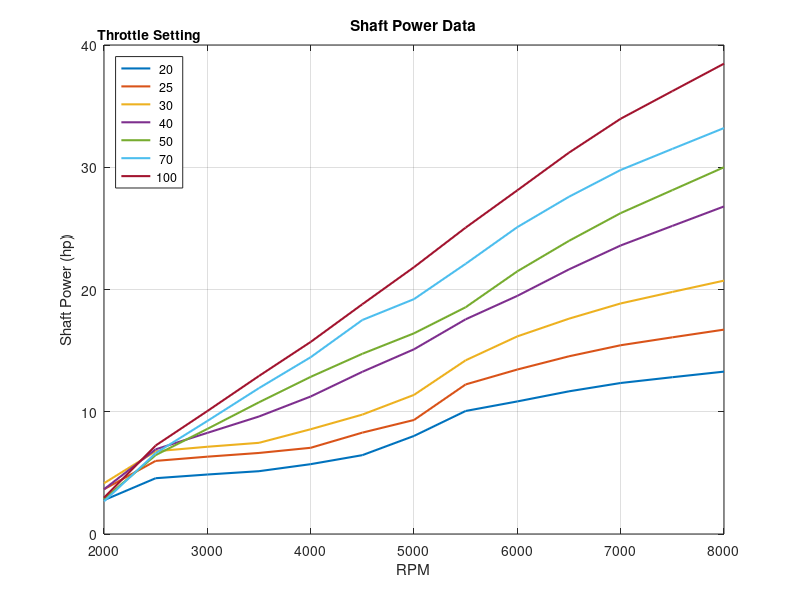
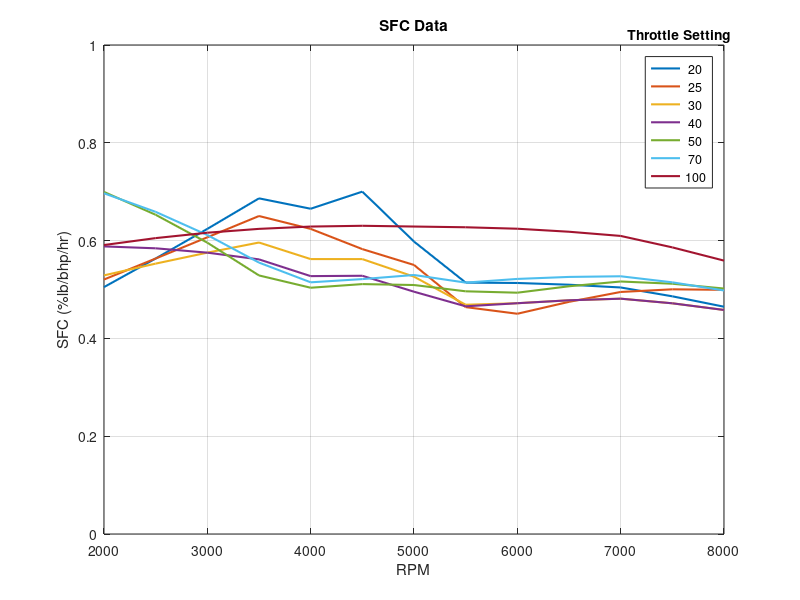

MATLAB code to generate these figures, in order:
clc;clear;close  all
%General Data
power_settings = [20, 25, 30, 40, 50, 70, 100];
RPMs = 2000:500:8000;%Adjusting the RPMS aray based on the rpm range of AR731 data
RPM_pseudo = 3000:500:6500;% the data from ar 731 file was picked for after 3000 for some reason
%Introducing the AR 731 data:
RPM_partials = [2870.712401055409, 3010.52631600000,3500,4005.26315800000,4510.52631600000,5000,5505.26315800000,5978.94736800000,6484.21052600000,6989.47368400000,7510.52631600000,7984.21052600000];
Power_AR_731_original = [9.35361216730038, 10.1140684400000,12.9277566500000,15.7414448700000,18.8593155900000,21.8250950600000,25.0950570300000,27.9847908700000,31.1026616000000,33.9163498100000,36.2737642600000,38.4030418300000];%bhp
Power_AR_731_extrapolated = interp1(RPM_partials,Power_AR_731_original, RPMs,'cubic','extrap');%Hp
%Introducing the TOA data  
%SHAFT POWER DATA
Power_TOA = [[3.0, 3.1, 3.2, 3.5, 4.3, 5.1, 5.4, 5.5]
            [3.9, 4.0, 3.95, 4.5, 5.0, 6.2, 6.7, 6.85]
            [4.4, 4.5, 4.8, 5.3, 6.1, 7.2, 8.05, 8.3]
            [5.1, 5.8, 6.3, 7.2, 8.1, 8.9, 9.7, 10.2]
            [5.3, 6.5, 7.2, 8.0, 8.8, 9.4, 10.7, 11.3]
            [5.7, 7.2, 8.1, 9.5, 10.3, 11.2, 12.5, 13]
            [6.2, 7.8, 8.8, 10.2, 11.7, 12.7, 14, 14.7]];

for i = 1:1:length(Power_TOA(:,1))
    P_Temp(i,:) =  interp1(RPM_pseudo,Power_TOA(i,:),RPMs,'linear','extrap');
end
%Normalizing the arrays
for i = 1:1:length(P_Temp(1,:))  
    P_Temp_normal(:,i) = P_Temp(:,i)./P_Temp(end,i);
end
%Now multiplying with the AR 731 data which is later to be
%converted to kW
%multiplication feasible
figure(1)
for i = 1:1:length(P_Temp_normal(:,1))  
    P_TPS_hp(i,:) = (((P_Temp_normal(i,:)).*(Power_AR_731_extrapolated)));
    plot(RPMs, P_TPS_hp(i,:), 'LineWidth',1.5);hold on
end
P_TPS = (1/1.34102)*P_TPS_hp; %kW
l1 = legend(num2str(power_settings'),'Location','NorthWest'); xlabel('RPM');ylabel('Shaft Power (hp)')
title('Shaft Power Data');grid on
title(l1,'Throttle Setting')


%BRAKE SPECIFIC FUEL CONSUMPTION DATA
%Introducing the AR 731 data:
RPM_partial = [4010.55409000000,4501.31926100000,4992.08443300000,5498.68073900000,6005.27704500000,6496.04221600000,7018.46965700000,7525.06596300000,8000];
SFC_AR_731_original = [0.628787879000000,0.630303030000000,0.628787879000000,0.627272727000000,0.624242424000000,0.618181818000000,0.609090909000000,0.584848485000000,0.559090909000000];
SFC_AR_731_extrapolated = interp1(RPM_partial,SFC_AR_731_original, RPMs,'cubic','extrap');%lb/bhp hr

%Introducing the TOA data  
SFC_TOA = [[398, 418, 420, 411, 350, 318, 310, 320]
            [387, 396, 394, 342, 322, 287, 272, 298]
            [367, 363, 355, 330, 308, 290, 285, 300]
            [367, 342, 333, 310, 290, 288, 285, 300]
            [380, 322, 318, 300, 298, 307, 298, 318]
            [390, 338, 325, 306, 310, 318, 315, 330]
            [393, 380, 397, 370, 368, 388, 377, 388]];   %g/kWh
% figure(2)
for i = 1:1:length(Power_TOA(:,1))  
    SFC_Temp(i,:) =  interp1(RPM_pseudo,SFC_TOA(i,:),RPMs,'linear','extrap');
%     plot(RPMs,SFC_Temp(i,:),'LineWidth',1.5);hold on
end
% legend(num2str(power_settings'))
%we now have to normalize the entire original BSFC_temp array using the 
%last value for each column.
for i = 1:1:length(SFC_Temp(1,:))  
    SFC_Temp_normal(:,i) = SFC_Temp(:,i)./SFC_Temp(end,i);
end
%With the normmalized matrix and the SFC array available, we can
%finally move onto multiplying them both. We use a similar method as we did
%for power
figure(2)
for i = 1:1:length(SFC_Temp_normal(:,1))
    SFC_TPS_lb_bhp_hr(i,:) = SFC_Temp_normal(i,:).*SFC_AR_731_extrapolated;%lb/bhp/hr
    plot(RPMs, SFC_TPS_lb_bhp_hr(i,:), 'LineWidth',1.5);hold on
end
BSFC_TPS = SFC_TPS_lb_bhp_hr*608.27738784; %g/kWh
l2 = legend(num2str(power_settings'),'Location','NorthEast'); xlabel('RPM');ylabel('SFC (%lb/bhp/hr)')
ylim([0 1])
title('SFC Data');grid on
title(l2,'Throttle Setting')

